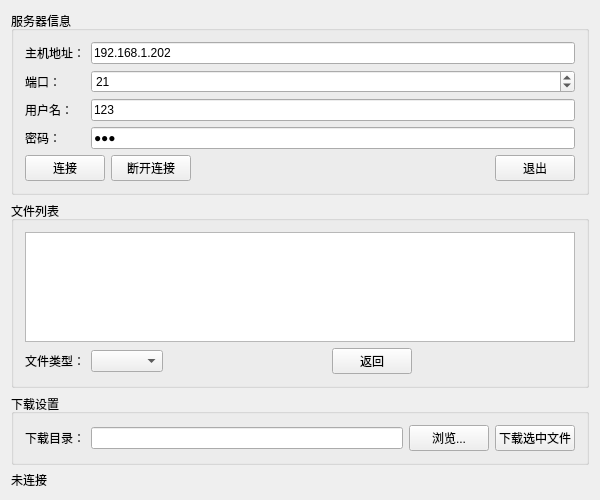
<?xml version="1.0" encoding="UTF-8"?>
<ui version="4.0">
 <class>FtpClient</class>
 <widget class="QWidget" name="FtpClient">
  <property name="geometry">
   <rect>
    <x>0</x>
    <y>0</y>
    <width>600</width>
    <height>500</height>
   </rect>
  </property>
  <property name="windowTitle">
   <string>FTP客户端</string>
  </property>
  <layout class="QVBoxLayout" name="verticalLayout">
   <item>
    <widget class="QGroupBox" name="groupBox">
     <property name="title">
      <string>服务器信息</string>
     </property>
     <layout class="QFormLayout" name="formLayout">
      <item row="0" column="0">
       <widget class="QLabel" name="label">
        <property name="text">
         <string>主机地址：</string>
        </property>
       </widget>
      </item>
      <item row="0" column="1">
       <widget class="QLineEdit" name="hostEdit">
        <property name="text">
         <string>192.168.1.202</string>
        </property>
       </widget>
      </item>
      <item row="1" column="0">
       <widget class="QLabel" name="label_2">
        <property name="text">
         <string>端口：</string>
        </property>
       </widget>
      </item>
      <item row="1" column="1">
       <widget class="QSpinBox" name="portSpin">
        <property name="minimum">
         <number>1</number>
        </property>
        <property name="maximum">
         <number>65535</number>
        </property>
        <property name="value">
         <number>21</number>
        </property>
       </widget>
      </item>
      <item row="2" column="0">
       <widget class="QLabel" name="label_3">
        <property name="text">
         <string>用户名：</string>
        </property>
       </widget>
      </item>
      <item row="2" column="1">
       <widget class="QLineEdit" name="userEdit">
        <property name="text">
         <string>123</string>
        </property>
       </widget>
      </item>
      <item row="3" column="0">
       <widget class="QLabel" name="label_4">
        <property name="text">
         <string>密码：</string>
        </property>
       </widget>
      </item>
      <item row="3" column="1">
       <widget class="QLineEdit" name="passEdit">
        <property name="text">
         <string>123</string>
        </property>
        <property name="echoMode">
         <enum>QLineEdit::Password</enum>
        </property>
       </widget>
      </item>
      <item row="4" column="0" colspan="2">
       <layout class="QHBoxLayout" name="horizontalLayout">
        <item>
         <widget class="QPushButton" name="connectButton">
          <property name="text">
           <string>连接</string>
          </property>
         </widget>
        </item>
        <item>
         <widget class="QPushButton" name="disconnectButton">
          <property name="text">
           <string>断开连接</string>
          </property>
         </widget>
        </item>
        <item>
         <spacer name="horizontalSpacer">
          <property name="orientation">
           <enum>Qt::Horizontal</enum>
          </property>
          <property name="sizeHint" stdset="0">
           <size>
            <width>40</width>
            <height>20</height>
           </size>
          </property>
         </spacer>
        </item>
        <item>
         <widget class="QPushButton" name="ExitButton">
          <property name="text">
           <string>退出</string>
          </property>
         </widget>
        </item>
       </layout>
      </item>
     </layout>
    </widget>
   </item>
   <item>
    <widget class="QGroupBox" name="groupBox_2">
     <property name="title">
      <string>文件列表</string>
     </property>
     <layout class="QVBoxLayout" name="verticalLayout_2">
      <item>
       <widget class="QListWidget" name="fileListWidget"/>
      </item>
      <item>
       <layout class="QHBoxLayout" name="horizontalLayout_2">
        <item>
         <widget class="QLabel" name="label_5">
          <property name="text">
           <string>文件类型：</string>
          </property>
         </widget>
        </item>
        <item>
         <widget class="QComboBox" name="fileTypeCombo"/>
        </item>
        <item>
         <spacer name="horizontalSpacer_3">
          <property name="orientation">
           <enum>Qt::Horizontal</enum>
          </property>
          <property name="sizeHint" stdset="0">
           <size>
            <width>40</width>
            <height>20</height>
           </size>
          </property>
         </spacer>
        </item>
        <item>
         <widget class="QPushButton" name="goUpButton">
          <property name="text">
           <string>返回</string>
          </property>
         </widget>
        </item>
        <item>
         <spacer name="horizontalSpacer_2">
          <property name="orientation">
           <enum>Qt::Horizontal</enum>
          </property>
          <property name="sizeHint" stdset="0">
           <size>
            <width>40</width>
            <height>20</height>
           </size>
          </property>
         </spacer>
        </item>
       </layout>
      </item>
     </layout>
    </widget>
   </item>
   <item>
    <widget class="QGroupBox" name="groupBox_3">
     <property name="title">
      <string>下载设置</string>
     </property>
     <layout class="QHBoxLayout" name="horizontalLayout_3">
      <item>
       <widget class="QLabel" name="label_6">
        <property name="text">
         <string>下载目录：</string>
        </property>
       </widget>
      </item>
      <item>
       <widget class="QLineEdit" name="downloadDirEdit"/>
      </item>
      <item>
       <widget class="QPushButton" name="browseButton">
        <property name="text">
         <string>浏览...</string>
        </property>
       </widget>
      </item>
      <item>
       <widget class="QPushButton" name="downloadButton">
        <property name="text">
         <string>下载选中文件</string>
        </property>
       </widget>
      </item>
     </layout>
    </widget>
   </item>
   <item>
    <widget class="QLabel" name="statusLabel">
     <property name="text">
      <string>未连接</string>
     </property>
    </widget>
   </item>
  </layout>
 </widget>
 <layoutdefault spacing="6" margin="11"/>
 <resources/>
 <connections/>
</ui>
